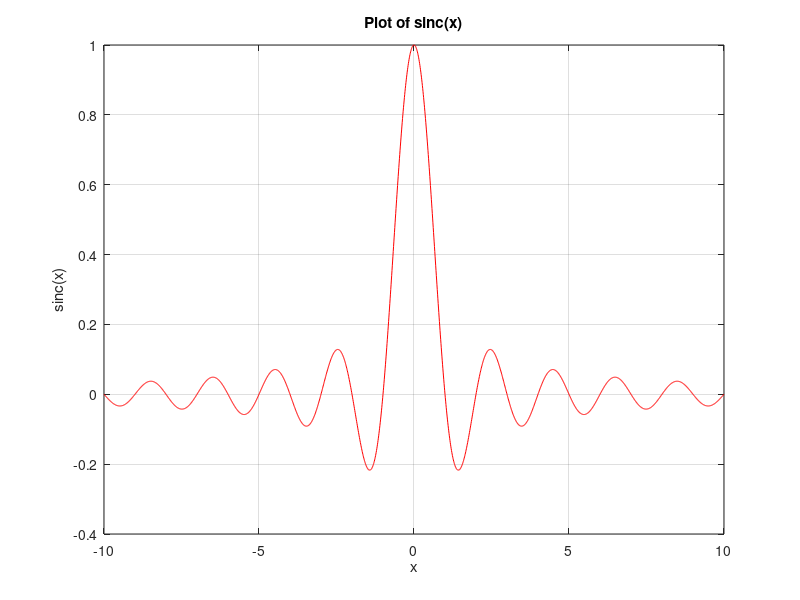

The MATLAB source for this figure:
%Prithviraj_2254901101
clc;clear all;close all;
x = -10:0.01:10;  % x values from -10 to 10 with a step size of 0.01
y = sinc(x);      % MATLAB's sinc function expects argument to be scaled by pi
plot(x, y,'r');
grid on;
xlabel('x');
ylabel('sinc(x)');
title('Plot of sinc(x)');
